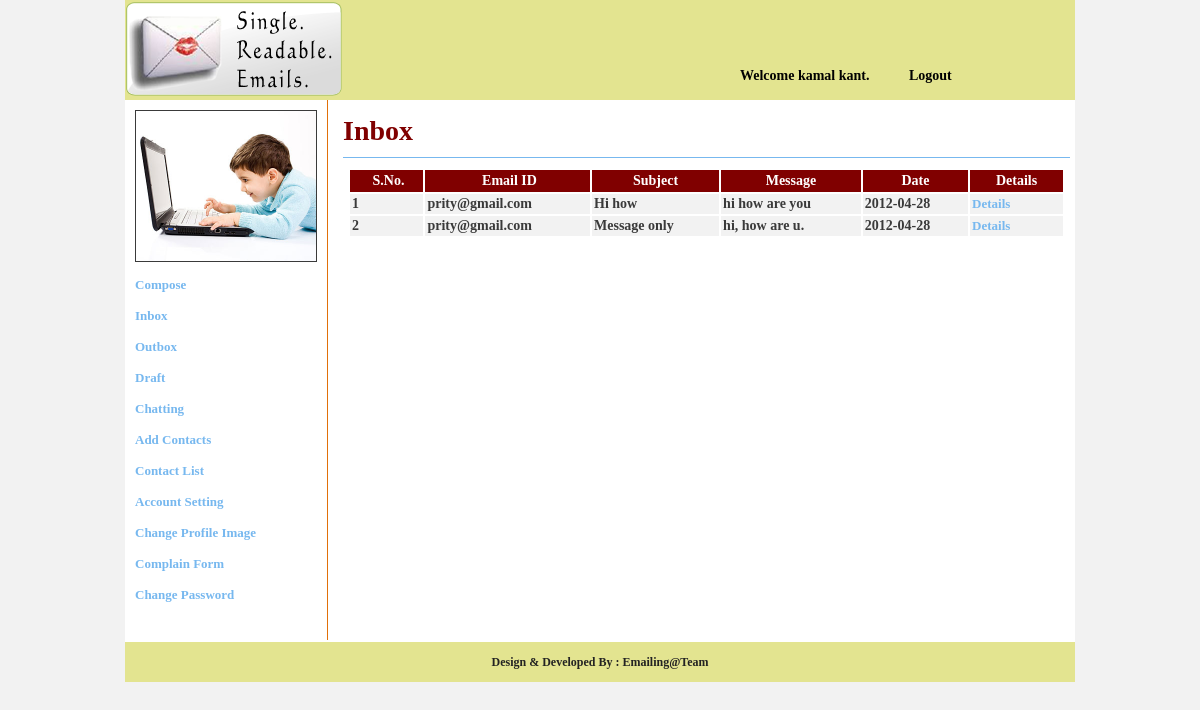
The page /inbox.php (signed in) on the database its author committed.
### tables this page shows
CREATE TABLE `regestration` (
  `id` bigint(20) NOT NULL auto_increment,
  `name` varchar(100) default NULL,
  `dob` varchar(100) default NULL,
  `gender` varchar(100) default NULL,
  `phone` varchar(100) default NULL,
  `address` varchar(500) default NULL,
  `contact_as` varchar(100) default NULL,
  `email` varchar(100) default 'na',
  `password` varchar(100) default NULL,
  `img_path` varchar(255) default 'default.png',
  `status` smallint(6) default '3',
  PRIMARY KEY  (`id`)
);

CREATE TABLE `mailbox` (
  `msg_id` bigint(20) NOT NULL auto_increment,
  `email_from` varchar(100) default NULL,
  `email_to` varchar(100) default NULL,
  `email_cc` varchar(100) default NULL,
  `subject` varchar(255) default NULL,
  `message` varchar(800) default NULL,
  `attachement` varchar(200) default NULL,
  `type` varchar(100) default NULL,
  `msg_date` date default NULL,
  `sent_status` smallint(6) default '1',
  `inbox_status` smallint(6) default '1',
  PRIMARY KEY  (`msg_id`)
);

### inbox.php (the view, shortened to what this page needs)
<?php
$user_id = $_SESSION['USERID'];
$email = $_SESSION['EMAIL'];
if ($user_id != '') {
?>
    <!DOCTYPE HTML PUBLIC "-//W3C//DTD HTML 4.01 Transitional//EN">
    <html>
        <head>
        </head>
        <body>
            <table cellpadding="0" rules="none" frame="box" cellspacing="0" border="0"  width="100%">
                <tr>
                    <td>
                        <table cellpadding="0" cellspacing="0"  border="0" bgcolor="white" width="950px" align="center">
                            <tr>
                                <td colspan="2">
                                <?php
                                include("header.php");
                                ?>
                            </td>
                        </tr>
                        <tr>
                            <td valign="top">
                                <?php include("leftmenu.php"); ?>
                            </td>
                            <td  height="500" valign="top" style="padding-left: 10px;width: 750px;">
                                <form action="#" method="post">
                                    <table cellpadding="5" cellspacing="5" border="0" width="100%">
                                        <tr>
                                            <td class="heading" colspan="2">Inbox</td>
                                        </tr>
                                        <tr>
                                            <td>
                                                <div style="height: 450px;width: 100%;overflow: auto;">
                                                    <table cellpadding="2" cellspacing="2" border="0" width="100%">
                                                        <tr>
                                                            <td class="heading_lable">&nbsp;&nbsp;S.No.&nbsp;</td>
                                                            <td class="heading_lable">&nbsp;&nbsp;Email&nbsp;ID&nbsp;</td>
                                                            <td class="heading_lable">&nbsp;&nbsp;Subject&nbsp;&nbsp;</td>
                                                            <td class="heading_lable">&nbsp;&nbsp;Message&nbsp;&nbsp;</td>
                                                            <td class="heading_lable">&nbsp;&nbsp;Date&nbsp;&nbsp;</td>
                                                            <td class="heading_lable">&nbsp;&nbsp;Details&nbsp;&nbsp;</td>
                                                        </tr>
                                                        <?php
                                                        $ctr = 0;
                                                        $query = "select msg_id,email_from,subject,message,msg_date from mailbox where email_to='$email' and type= 'sent' order by msg_id desc";
                                                        $result = mysql_query($query);
                                                        while ($row = mysql_fetch_array($result)) {
                                                            $ctr++;
                                                            $msgid = $row['msg_id'];
                                                            $emailto = $row['email_from'];
                                                            $subject = $row['subject'];
                                                            $mesage = $row['message'];
                                                            $date = $row['msg_date'];
                                                        ?>
                                                            <tr bgcolor="#f2f2f2">
                                                                <td><?php echo $ctr; ?></td>
                                                                <td><?php echo $emailto; ?></td>
                                                                <td><?php echo $subject; ?></td>
                                                                <td><?php echo $mesage; ?></td>
                                                                <td><?php echo $date; ?></td>
                                                                <td><a href="msgdetails.php?msgid=<?php echo $msgid; ?>" class="leftlink">Details</a></td>
                                                            </tr>
                                                        <?php
                                                        }
                                                        ?>
                                                    </table>
                                                </div>
                                            </td>
                                        </tr>
                                    </table>
                                </form>
                            </td>
                        </tr>
                        <tr>
                            <td colspan="2" class="footer" align="center">Design & Developed By : Emailing@Team</td>
                        </tr>
                    </table>
                </td>
            </tr>
        </table>
    </body>
</html>
<?php
                                                    } else {
                                                        $_SESSION['MSG'] = "You must be login";
                                                        header("location:index.php");
                                                    }
?>

### leftmenu.php (shortened to what this page needs)
<?php
$query1 = "select * from regestration where id = '$user_id'";
$res1 = mysql_query($query1);
while ($row1 = mysql_fetch_array($res1)) {
?>
    <div style="border-right: solid 1px #E17009;height: 540px;">
        <table width="200px" bgcolor="#fff" cellpadding="5" cellspacing="5">
            <tr>
                <td><img src="uploadedimages/<?php echo $row1 ['img_path']; ?>" height="150" width="180" border="1"></td>
            </tr>
            <tr>
                <td><a href="compose.php" class="leftlink">Compose</a></td>
            </tr>
            <tr>
                <td><a href="inbox.php" class="leftlink">Inbox</a></td>
            </tr>
            <tr>
                <td><a href="outbox.php" class="leftlink">Outbox</a></td>
            </tr>
            <tr>
                <td><a href="draft.php" class="leftlink">Draft</a></td>
            </tr>
            <tr>
                <td><a href="chatting.php" class="leftlink">Chatting</a></td>
            </tr>
            <tr>
                <td><a href="addcontacts.php" class="leftlink">Add Contacts</a></td>
            </tr>
            <tr>
                <td><a href="contactlist.php" class="leftlink">Contact List</a></td>
            </tr>
            <tr>
                <td><a href="updateprofile.php" class="leftlink">Account Setting</a></td>
            </tr>
            <tr>
                <td><a href="uploadimage.php" class="leftlink">Change Profile Image</a></td>
            </tr>
			<tr>
                <td><a href="complain.php" class="leftlink">Complain Form</a></td>
            </tr>
            <tr>
                <td><a href="changepwd.php" class="leftlink">Change Password</a></td>
            </tr>
        </table>
    </div>
<?php
}
?>

### css/headerbar.css (style rules this page uses)
body { margin: 0px; padding: 0px; background-color: #f2f2f2; }
td { font-weight: bold; font-size: 14px; color: #3a3a3a; font-family: Georgia, serif; }
.footer { height: 40px; width:100px; color: #232323; font-size: 12px; font-weight: bold; background: #e3e490; }
.leftlink { text-decoration: none; font-size: 13px; font-weight: bold; color: #77b8ef; }
.heading { font-size: 28px; padding: 10px; color: maroon; font-weight: bold; padding-left: 0px; border-bottom: solid 1px #77b8ef; }
.heading_lable { font-weight: bold; font-size: 14px; color: #ffffff; background-color: maroon; padding: 3px; text-align: center; }

### rows shown on the page
regestration: img_path (picture)
mailbox: email_from "prity@gmail.com", subject "Hi how", message "hi how are you", msg_date "2012-04-28"
mailbox: email_from "prity@gmail.com", subject "Message only", message "hi, how are u.", msg_date "2012-04-28"

### other values the page prints
$_SESSION['NAME'] "kamal kant"
